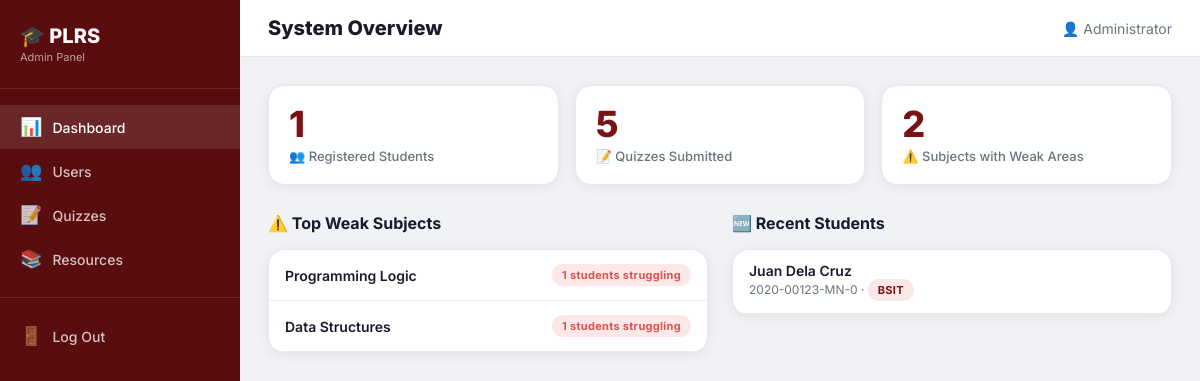
The page /admin (signed in) on the database its author committed.
### tables this page shows
CREATE TABLE subjects (
            id INTEGER PRIMARY KEY AUTOINCREMENT,
            program_id INTEGER NOT NULL,
            name TEXT NOT NULL,
            FOREIGN KEY (program_id) REFERENCES programs(id)
        );

CREATE TABLE users (
            id INTEGER PRIMARY KEY AUTOINCREMENT,
            name TEXT NOT NULL,
            student_id TEXT UNIQUE,
            email TEXT NOT NULL UNIQUE,
            password_hash TEXT NOT NULL,
            program_id INTEGER,
            role TEXT NOT NULL DEFAULT "student",
            xp INTEGER DEFAULT 0,
            streak INTEGER DEFAULT 0,
            last_active DATE,
            created_at TIMESTAMP DEFAULT CURRENT_TIMESTAMP,
            FOREIGN KEY (program_id) REFERENCES programs(id)
        );

CREATE TABLE programs (
            id INTEGER PRIMARY KEY AUTOINCREMENT,
            code TEXT NOT NULL UNIQUE,
            name TEXT NOT NULL
        );

### app.py (the view)
@app.route('/admin')
@admin_required
def admin_dashboard():
    db = get_db()
    total_students = db.execute("SELECT COUNT(*) FROM users WHERE role = 'student'").fetchone()[0]
    total_quizzes_taken = db.execute("SELECT COUNT(*) FROM scores").fetchone()[0]
    top_weak = db.execute(
        "SELECT s.name, COUNT(*) as cnt FROM weak_areas wa JOIN subjects s ON wa.subject_id = s.id "
        "WHERE wa.avg_score < 60 GROUP BY s.id ORDER BY cnt DESC LIMIT 5"
    ).fetchall()
    recent_users = db.execute(
        "SELECT u.name, u.student_id, p.code, u.created_at FROM users u "
        "LEFT JOIN programs p ON u.program_id = p.id WHERE u.role = 'student' "
        "ORDER BY u.created_at DESC LIMIT 5"
    ).fetchall()
    db.close()
    return render_template('admin/dashboard.html', total_students=total_students,
                           total_quizzes_taken=total_quizzes_taken,
                           top_weak=top_weak, recent_users=recent_users)

### app.py (called while the page is built)
def admin_required(f):
    @wraps(f)
    def decorated(*args, **kwargs):
        if 'user_id' not in session or session.get('role') != 'admin':
            flash('Admin access required.', 'error')
            return redirect(url_for('login'))
        return f(*args, **kwargs)
    return decorated

### database.py (called while the page is built)
def get_db():
    conn = sqlite3.connect(DATABASE)
    conn.row_factory = sqlite3.Row
    return conn

### templates/admin/dashboard.html (shortened to what this page needs)
{% extends "admin/base.html" %}
{% block page_title %}System Overview{% endblock %}
{% block content %}
<div class="admin-stats">
  <div class="admin-stat-card">
    <div class="value">{{ total_students }}</div>
    <div class="label">👥 Registered Students</div>
  </div>
  <div class="admin-stat-card">
    <div class="value">{{ total_quizzes_taken }}</div>
    <div class="label">📝 Quizzes Submitted</div>
  </div>
  <div class="admin-stat-card">
    <div class="value">{{ top_weak|length }}</div>
    <div class="label">⚠️ Subjects with Weak Areas</div>
  </div>
</div>
<div style="display:grid; grid-template-columns:1fr 1fr; gap:24px;">
  <div>
    <h3 style="font-size:16px; font-weight:700; margin-bottom:16px;">⚠️ Top Weak Subjects</h3>
    {% if top_weak %}
      <div style="background:#fff; border-radius:var(--radius); overflow:hidden; box-shadow:var(--shadow); border:1px solid var(--border);">
        {% for w in top_weak %}
          <div style="padding:14px 16px; border-bottom:1px solid var(--border); display:flex; justify-content:space-between; align-items:center;">
            <span style="font-size:14px; font-weight:600;">{{ w.name }}</span>
            <span class="badge badge-danger">{{ w.cnt }} students struggling</span>
          </div>
        {% endfor %}
      </div>
    {% else %}
      <p class="text-muted">No weak area data yet.</p>
    {% endif %}
  </div>
  <div>
    <h3 style="font-size:16px; font-weight:700; margin-bottom:16px;">🆕 Recent Students</h3>
    {% if recent_users %}
      <div style="background:#fff; border-radius:var(--radius); overflow:hidden; box-shadow:var(--shadow); border:1px solid var(--border);">
        {% for u in recent_users %}
          <div style="padding:12px 16px; border-bottom:1px solid var(--border);">
            <div style="font-size:14px; font-weight:600;">{{ u.name }}</div>
            <div style="font-size:12px; color:var(--text-muted);">{{ u.student_id }} · <span class="badge badge-primary">{{ u.code }}</span></div>
          </div>
        {% endfor %}
      </div>
    {% else %}
      <p class="text-muted">No students registered yet.</p>
    {% endif %}
  </div>
</div>
{% endblock %}

### static/css/styles.css (style rules this page uses)
*, *::before, *::after { box-sizing: border-box; margin: 0; padding: 0; }
:root { --primary: #7b1113; --primary-dark: #5a0d0f; --primary-light: #f9e8e8; --danger: #d9534f; --warning: #f0ad4e; --success: #28a745; --info: #5bc0de; --bg: #f0f2f5; --surface: #ffffff; --surface2: #fafafa; --border: #e8e8e8; --text: #1a1a2e; --text-muted: #6b7280; --text-light: #9ca3af; --radius: 16px; --radius-sm: 10px; --shadow: 0 2px 12px rgba(0,0,0,0.07); --shadow-md: 0 4px 24px rgba(0,0,0,0.10); --nav-height: 68px; --header-height: 60px; }
html { scroll-behavior: smooth; }
body { font-family: 'Inter', 'Segoe UI', sans-serif; background: var(--bg); color: var(--text); min-height: 100vh; -webkit-font-smoothing: antialiased; }
@media (min-width: 520px) { body { background: #e4e6eb; } }
.badge { display: inline-flex; align-items: center; padding: 4px 10px; border-radius: 20px; font-size: 11px; font-weight: 700; letter-spacing: 0.3px; }
.badge-danger { background: #fde8e8; color: var(--danger); }
.badge-primary { background: var(--primary-light); color: var(--primary); }
.admin-stats { display: grid; grid-template-columns: repeat(auto-fit, minmax(180px, 1fr)); gap: 16px; margin-bottom: 28px; }
.admin-stat-card { background: var(--surface); border-radius: var(--radius); padding: 20px; box-shadow: var(--shadow); border: 1px solid var(--border); }
.admin-stat-card .value { font-size: 36px; font-weight: 800; color: var(--primary); line-height: 1; }
.admin-stat-card .label { font-size: 13px; color: var(--text-muted); margin-top: 6px; font-weight: 500; }

### rows shown on the page
subjects: name "Programming Logic", cnt "1"
subjects: name "Data Structures", cnt "1"
users: name "Juan Dela Cruz", student_id "2020-00123-MN-0", code "BSIT"

### other values the page prints
{{ total_students }} "1"
{{ total_quizzes_taken }} "5"
{{ top_weak|length }} "2"
